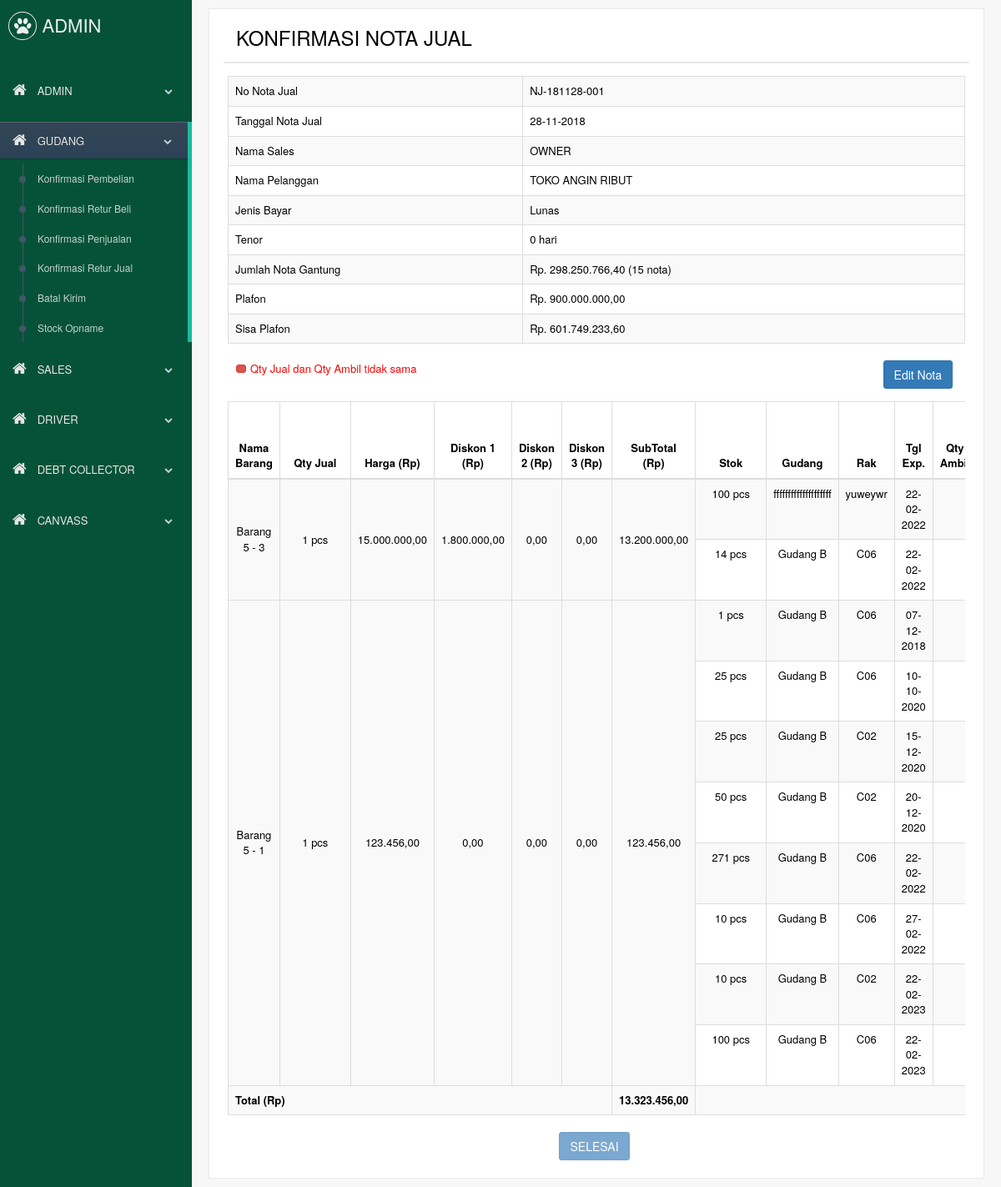
/mobile/index.php?page=gudang&mode=konfirm_jual_2&id=10 (signed in), run on the app's committed database.
### tables this page shows
CREATE TABLE `jual` (
  `id_jual` int(11) NOT NULL,
  `tgl_nota` date NOT NULL,
  `invoice` varchar(15) NOT NULL,
  `id_pelanggan` int(11) NOT NULL,
  `id_karyawan` int(11) NOT NULL,
  `jenis_bayar` enum('Lunas','Kredit') DEFAULT NULL,
  `tenor` int(5) DEFAULT '0',
  `status_konfirm` tinyint(1) NOT NULL DEFAULT '0',
  `cetak` tinyint(1) DEFAULT '0',
  `tgl_cetak` date DEFAULT NULL,
  `diskon_all_persen` double DEFAULT NULL,
  `ppn_all_persen` double NOT NULL
);

CREATE TABLE `karyawan` (
  `id_karyawan` int(11) NOT NULL,
  `nama_karyawan` varchar(50) NOT NULL,
  `barcode` varchar(10) NOT NULL,
  `ktp` varchar(17) NOT NULL,
  `no_hp` varchar(14) NOT NULL,
  `id_jabatan` int(11) NOT NULL,
  `gaji` float NOT NULL,
  `harian` float NOT NULL,
  `lembur` float NOT NULL,
  `status` tinyint(1) NOT NULL
);

CREATE TABLE `pelanggan` (
  `id_pelanggan` int(11) NOT NULL,
  `nama_pelanggan` varchar(50) NOT NULL,
  `alamat` varchar(100) NOT NULL,
  `lat` varchar(50) DEFAULT NULL,
  `lng` varchar(50) DEFAULT NULL,
  `telepon_pelanggan` varchar(20) NOT NULL,
  `kontakperson` varchar(30) DEFAULT NULL,
  `telepon_kontak` varchar(20) DEFAULT NULL,
  `plafon` double NOT NULL,
  `barcode` varchar(20) NOT NULL,
  `status` tinyint(1) NOT NULL,
  `blacklist` tinyint(1) NOT NULL
);

CREATE TABLE `jual_detail` (
  `id_jual_detail` bigint(20) NOT NULL,
  `id_jual` int(11) NOT NULL,
  `id_harga_jual` int(11) NOT NULL,
  `qty` int(11) NOT NULL,
  `harga` double NOT NULL,
  `diskon_persen` double DEFAULT NULL,
  `diskon_rp` double DEFAULT NULL,
  `diskon_persen_2` double DEFAULT NULL,
  `diskon_rp_2` double DEFAULT NULL,
  `diskon_persen_3` double DEFAULT NULL,
  `diskon_rp_3` double DEFAULT NULL
);

CREATE TABLE `barang` (
  `id_barang` int(11) NOT NULL,
  `kode_barang` varchar(10) NOT NULL,
  `barcode` varchar(30) NOT NULL,
  `nama_barang` varchar(100) NOT NULL,
  `id_satuan` int(11) NOT NULL,
  `no_ijin` varchar(25) NOT NULL,
  `min_order` int(10) NOT NULL,
  `stok_minimal` int(11) NOT NULL,
  `status` tinyint(1) NOT NULL DEFAULT '0',
  `tampil` tinyint(1) NOT NULL
);

CREATE TABLE `satuan` (
  `id_satuan` int(11) NOT NULL,
  `nama_satuan` varchar(10) NOT NULL
);

CREATE TABLE `barang_supplier` (
  `id_barang_supplier` int(11) NOT NULL,
  `id_barang` int(11) DEFAULT NULL,
  `id_supplier` int(11) DEFAULT NULL
);

CREATE TABLE `gudang` (
  `id_gudang` int(11) NOT NULL,
  `nama_gudang` varchar(20) DEFAULT NULL
);

CREATE TABLE `rak` (
  `id_rak` int(11) NOT NULL,
  `id_gudang` int(11) NOT NULL,
  `nama_rak` varchar(20) NOT NULL
);

CREATE TABLE `barang_masuk_rak` (
  `id_barang_masuk_rak` bigint(20) NOT NULL,
  `id_barang_masuk` bigint(20) NOT NULL,
  `qty_di_rak` int(11) NOT NULL,
  `id_rak` int(11) NOT NULL,
  `expire` date NOT NULL,
  `stok` int(11) NOT NULL
);

### mobile/assets/inc/publicfunc.php (called while the page is built, shortened)
<?php
function format_uang($uang) {
	return number_format($uang, 2, ",", ".");
}
function format_angka($angka) {
	return number_format($angka, 0, ",", ".");
}
?>

### mobile/assets/page/gudang/konfirm_jual_2.php (the view, shortened to what this page needs)
<?php
	$sql=mysqli_query($con, "SELECT *
FROM
    jual
    INNER JOIN pelanggan
        ON (jual.id_pelanggan = pelanggan.id_pelanggan)
    INNER JOIN karyawan
        ON (jual.id_karyawan = karyawan.id_karyawan)
	WHERE id_jual=$id");
	$row=mysqli_fetch_array($sql);
	$no_nota=$row['invoice'];
	$tgl_nota=$row['tgl_nota'];
	$nama_pelanggan=$row['nama_pelanggan'];
	$nama_karyawan=$row['nama_karyawan'];
	$jenis_bayar=$row['jenis_bayar'];
	$tenor=$row['tenor'];
	$plafon=$row['plafon'];
	$selesai=false;
	$sql3=mysqli_query($con, "SELECT SUM(qty*(harga-diskon_rp-diskon_rp_2-diskon_rp_3)) AS jumlah_nota
FROM
    jual
    INNER JOIN jual_detail
        ON (jual.id_jual = jual_detail.id_jual)
WHERE jual.id_pelanggan=" .$row['id_pelanggan']);
$row3=mysqli_fetch_array($sql3);
$jumlah_nota=$row3['jumlah_nota'];
		$sql3=mysqli_query($con, "SELECT SUM(jumlah) AS jumlah_bayar
FROM
    bayar_nota_jual
    INNER JOIN jual
        ON (bayar_nota_jual.no_nota_jual = jual.invoice)
WHERE jual.id_pelanggan=" .$row['id_pelanggan']);
$row3=mysqli_fetch_array($sql3);
$jumlah_gantung=$jumlah_nota-$row3['jumlah_bayar'];
$sql4=mysqli_query($con, "SELECT * FROM jual WHERE invoice NOT IN (SELECT no_nota_jual FROM bayar_nota_jual WHERE STATUS=1) AND id_pelanggan=" .$row['id_pelanggan']);
$jml_nota=format_angka(mysqli_num_rows($sql4));
($plafon-$jumlah_gantung>0 ? $style="color: black;" : $style="color:red;");
?>
<div class="right_col loading" role="main">
	<div class="">
		<div class="row">
			<div class="col-md-12 col-sm-12 col-xs-12">
				<div class="x_panel">
					<div class="x_title">
						<div class="col-md-6">
							<h3>KONFIRMASI NOTA JUAL</h3>
						</div>
						<div class="clearfix"></div>
					</div>
					<div class="x_content">
						<table class="table table-bordered table-striped">
						<tbody>
<?php
	echo '					<tr><td width="40%">No Nota Jual</td><td>' .$no_nota. '</td></tr>
							<tr><td width="40%">Tanggal Nota Jual</td><td>' .date("d-m-Y", strtotime($tgl_nota)). '</td></tr>
							<tr><td width="40%">Nama Sales</td><td>' .$nama_karyawan. '</td></tr>
							<tr><td width="40%">Nama Pelanggan</td><td>' .$nama_pelanggan. '</td></tr>
							<tr><td width="40%">Jenis Bayar</td><td>' .$jenis_bayar. '</td></tr>
							<tr><td width="40%">Tenor</td><td>' .$tenor. ' hari</td></tr>
							<tr><td width="40%">Jumlah Nota Gantung</td><td>Rp. ' .format_uang($jumlah_gantung). ' (' .$jml_nota. ' nota)</td></tr>
							<tr><td width="40%">Plafon</td><td>Rp. ' .format_uang($plafon). '</td></tr>
							<tr><td width="40%">Sisa Plafon</td><td style="' .$style. '">Rp. ' .format_uang($plafon-$jumlah_gantung). '</td></tr>';
?>
						</tbody>
						</table>
						<div class="col-xs-6">
							<a class="btn btn-danger btn-xs" style="width:10px;height:10px">&nbsp;</a><font color="red">Qty Jual dan Qty Ambil tidak sama</font>
						</div>
						<div class="col-xs-6">
							<p align="right"><a href="?page=gudang&mode=edit_jual_detail&id=<?php echo $id ?>" class="btn btn-primary">Edit Nota</a></p>
						</div>
						<div class="clearfix"></div>
						<div class="table-responsive">
						<table class="table table-bordered table-striped" style="width: 1500px;">
							<thead>
								<tr>
									<th>Nama Barang</th>
									<th>Qty Jual</th>
									<th>Harga (Rp)</th>
									<th>Diskon 1 (Rp)</th>
									<th>Diskon 2 (Rp)</th>
									<th>Diskon 3 (Rp)</th>
									<th>SubTotal (Rp)</th>
									<th>Stok</th>
									<th>Gudang</th>
									<th>Rak</th>
									<th>Tgl Exp.</th>
									<th>Qty Ambil</th>
								</tr>
							</thead>
							<tbody>
<?php
	$sql=mysqli_query($con, "SELECT *
FROM
    jual_detail
    INNER JOIN harga_jual
        ON (jual_detail.id_harga_jual = harga_jual.id_harga_jual)
    INNER JOIN barang_supplier
        ON (harga_jual.id_barang_supplier = barang_supplier.id_barang_supplier)
    INNER JOIN barang
        ON (barang_supplier.id_barang = barang.id_barang)
	INNER JOIN satuan
        ON (barang.id_satuan = satuan.id_satuan)
WHERE id_jual=$id AND barang.status=1");
$total=0;$total_=0;
	while ($row=mysqli_fetch_array($sql)){
	$sql4=mysqli_query($con, "SELECT SUM(qty_ambil) AS qty_ambil
		FROM
			nota_siap_kirim
			INNER JOIN nota_siap_kirim_detail
				ON (nota_siap_kirim.id_nota_siap_kirim = nota_siap_kirim_detail.id_nota_siap_kirim)
		WHERE id_jual_detail=" .$row['id_jual_detail']. "");
	$row4=mysqli_fetch_array($sql4);
	$total_ambil=$row4['qty_ambil'];
	($total_ambil!=$row['qty'] ? $color="color:red" : $color="");
	if($row['diskon_rp'] < 0 || $row['diskon_rp_2'] < 0 || $row['diskon_rp_3'] < 0) {
		$color="color: red;";
	}else{
		$color="color:black";
	}
	$sql2=mysqli_query($con, "SELECT *, SUM(stok) as stok
FROM
    barang_supplier
    INNER JOIN barang
        ON (barang_supplier.id_barang = barang.id_barang)
    INNER JOIN beli_detail
        ON (beli_detail.id_barang_supplier = barang_supplier.id_barang_supplier)
    INNER JOIN barang_masuk
        ON (barang_masuk.id_beli_detail = beli_detail.id_beli_detail)
    INNER JOIN barang_masuk_rak
        ON (barang_masuk_rak.id_barang_masuk = barang_masuk.id_barang_masuk)
    INNER JOIN rak
        ON (barang_masuk_rak.id_rak = rak.id_rak)
    INNER JOIN gudang
        ON (rak.id_gudang = gudang.id_gudang)
WHERE barang.id_barang=" .$row['id_barang']. " AND barang.status=1 AND stok>0
GROUP BY barang_masuk_rak.id_rak, barang_masuk_rak.expire
ORDER BY expire, nama_gudang, nama_rak, tgl_datang");
	(mysqli_num_rows($sql2)==0 ? $n=1 : $n=mysqli_num_rows($sql2));
	$total+=($row['harga']-$row['diskon_rp']-$row['diskon_rp_2']-$row['diskon_rp_3'])*$row['qty'];
	echo '<tr>
				<td style="vertical-align:middle;text-align:center;' .$color. '" rowspan="' .$n. '">' .$row['nama_barang']. '</td>
				<td style="vertical-align:middle;text-align:center;min-width:85px;' .$color. '" rowspan="' .$n. '">' .$row['qty']. ' ' .$row['nama_satuan']. '</td>
				<td style="vertical-align:middle;text-align:center;' .$color. '" rowspan="' .$n. '">' .format_uang($row['harga']). '</td>
				<td style="vertical-align:middle;text-align:center;' .$color. '" rowspan="' .$n. '">' .format_uang($row['diskon_rp']). '</td>
				<td style="vertical-align:middle;text-align:center;' .$color. '" rowspan="' .$n. '">' .format_uang($row['diskon_rp_2']). '</td>
				<td style="vertical-align:middle;text-align:center;' .$color. '" rowspan="' .$n. '">' .format_uang($row['diskon_rp_3']). '</td>
				<td style="vertical-align:middle;text-align:center;' .$color. '" rowspan="' .$n. '">' .format_uang(($row['harga']-$row['diskon_rp']-$row['diskon_rp_2']-$row['diskon_rp_3'])*$row['qty']). '</td>';
	while ($row2=mysqli_fetch_array($sql2)){
		$sql3=mysqli_query($con, "SELECT id_nota_siap_kirim_detail, SUM(qty_ambil) AS qty_ambil
		FROM
			nota_siap_kirim
			INNER JOIN nota_siap_kirim_detail
				ON (nota_siap_kirim.id_nota_siap_kirim = nota_siap_kirim_detail.id_nota_siap_kirim)
		WHERE id_jual_detail=" .$row['id_jual_detail']. " AND id_rak=" .$row2['id_rak']. " AND expire='" .$row2['expire']. "'");
		$row3=mysqli_fetch_array($sql3);
		echo '		<td align="center" style="min-width:85px;' .$color. '">' .$row2['stok']. ' ' .$row['nama_satuan']. '</td>
					<td align="center" style="' .$color. '">' .$row2['nama_gudang']. '</td>
					<td align="center" style="' .$color. '">' .$row2['nama_rak']. '</td>
					<td align="center" style="' .$color. '">' .date("d-m-Y",strtotime($row2['expire'])). '</td>';
		if ($row3['qty_ambil']==''){
				echo '		<td></td>
							<td></td>';
		}
echo '		</tr>';
	}
}
echo '<tr>
		<td colspan="6"><b>Total (Rp)</b></td>
		<td align="center"><b>' .format_uang($total). '</b></td>
		<td colspan="5"></td>
		<td align="center"><b>' .format_uang($total_). '</b></td>
		<td></td>
	</tr>';
?>
							</tbody>
						</table>
						</div>
						<form method="post">
						<?php
						echo '<center><input type="submit" class="btn btn-primary" value="SELESAI" ' .($selesai ? '' : 'disabled'). '></center>';
						?>
						</form>
					</div>
				</div>
			</div>
		</div>
	</div>
</div>

### mobile/css/shop.css (style rules this page uses)
a { color: #000000; }
thead, th { text-align: center; }

### data on the page
jual: invoice "NJ-181128-001", tgl_nota "28-11-2018", id_karyawan.nama_karyawan "OWNER", id_pelanggan.nama_pelanggan "TOKO ANGIN RIBUT", jenis_bayar "Lunas", tenor "0", id_pelanggan.plafon "900.000.000,00"
jual_detail: barang.nama_barang "Barang 5 - 3", qty "1", satuan.nama_satuan "pcs", harga "15.000.000,00", diskon_rp "1.800.000,00", diskon_rp_2 "0,00", diskon_rp_3 "0,00", harga+diskon_rp+diskon_rp_2 "13.200.000,00"
barang_supplier: stok "100", gudang.nama_gudang "ffffffffffffffffffff", rak.nama_rak "yuweywr", barang_masuk_rak.expire "22-02-2022", stok "14", gudang.nama_gudang "Gudang B", rak.nama_rak "C06"
satuan: nama_satuan "pcs"
jual_detail: barang.nama_barang "Barang 5 - 1", qty "1", satuan.nama_satuan "pcs", harga "123.456,00", diskon_rp "0,00", diskon_rp_2 "0,00", diskon_rp_3 "0,00", harga+diskon_rp+diskon_rp_2 "123.456,00"
barang_supplier: stok "1", gudang.nama_gudang "Gudang B", rak.nama_rak "C06", barang_masuk_rak.expire "07-12-2018", stok "25", barang_masuk_rak.expire "10-10-2020", rak.nama_rak "C02", barang_masuk_rak.expire "15-12-2020", stok "50", barang_masuk_rak.expire "20-12-2020", stok "271", barang_masuk_rak.expire "22-02-2022", stok "10", barang_masuk_rak.expire "27-02-2022", barang_masuk_rak.expire "22-02-2023", stok "100"

### other printed values
format_uang($jumlah_gantung) "298.250.766,40"
$jml_nota "15"
format_uang($plafon-$jumlah_gantung) "601.749.233,60"
format_uang($total) "13.323.456,00"
